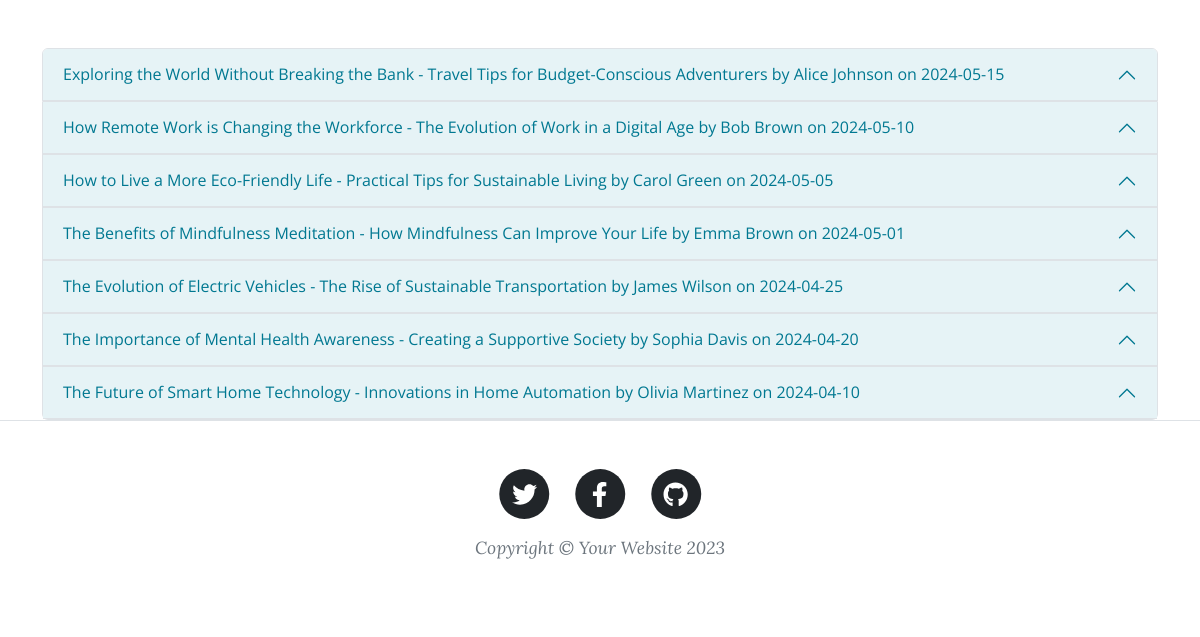
The page /older_posts on the database its author committed.
### main.py (models this page shows, shortened)
class DeletedPost(db.Model):
    id = db.Column(db.Integer, primary_key=True)
    title = db.Column(db.String(250), nullable=False)
    subtitle = db.Column(db.String(250), nullable=False)
    date = db.Column(db.String(250), nullable=False)
    body = db.Column(db.Text, nullable=False)
    author = db.Column(db.String(250), nullable=False)
    img_url = db.Column(db.String(250), nullable=False)

### main.py (the view)
@app.route('/older_posts', methods=['GET'])
def older_posts():
    deleted_posts = DeletedPost.query.all()
    return render_template('older_posts.html', deleted_posts=deleted_posts)

### templates/older_posts.html (shortened to what this page needs)
{% include "header.html" %}
<body>
    <div class="container mt-5">
    <div class="accordion" id="deleted-posts">
      {% for post in deleted_posts %}
      <div class="accordion-item">
        <h2 class="accordion-header" id="heading{{ post.id }}">
          <button class="accordion-button" type="button" data-bs-toggle="collapse" data-bs-target="#collapse{{ post.id }}" aria-expanded="true" aria-controls="collapse{{ post.id }}">
            {{ post.title }} - {{ post.subtitle }} by {{ post.author }} on {{ post.date }}
          </button>
        </h2>
      </div>
      {% endfor %}
    </div>
  </div>
</body>
{% include "footer.html" %}

### templates/header.html (shortened to what this page needs)
<!DOCTYPE html>
<html lang="en">
  <head>
    {% block styles %}
    {{ bootstrap.load_css() }}
    <link
      href="{{ url_for('static', filename='css/styles.css') }}"
      rel="stylesheet"
    />
    {% endblock %}
  </head>
  <body>
    <nav class="navbar navbar-expand-lg navbar-dark" id="mainNav">
      <div class="container px-4 px-lg-5">
        <div class="collapse navbar-collapse" id="navbarResponsive">
          <ul class="navbar-nav ms-auto py-4 py-lg-0">
            <li class="nav-item">
              <a
                class="nav-link px-lg-3 py-3 py-lg-4"
                href="{{ url_for('get_all_posts') }}"
                >Home</a
              >
            </li>
            <li class="nav-item">
              <a
                class="nav-link px-lg-3 py-3 py-lg-4"
                href="{{ url_for('about') }}"
                >About</a
              >
            </li>
            <li class="nav-item">
              <a
                class="nav-link px-lg-3 py-3 py-lg-4"
                href="{{ url_for('contact') }}"
                >Contact</a
              >
            </li>
          </ul>
        </div>
      </div>
    </nav>

### templates/footer.html (shortened to what this page needs)
        <footer class="border-top">
          <div class="container px-4 px-lg-5">
              <div class="row gx-4 gx-lg-5 justify-content-center">
                  <div class="col-md-10 col-lg-8 col-xl-7">
                      <ul class="list-inline text-center">
                          <li class="list-inline-item">
                              <a href="#!">
                                  <span class="fa-stack fa-lg">
                                      <i class="fas fa-circle fa-stack-2x"></i>
                                      <i class="fab fa-twitter fa-stack-1x fa-inverse"></i>
                                  </span>
                              </a>
                          </li>
                          <li class="list-inline-item">
                              <a href="#!">
                                  <span class="fa-stack fa-lg">
                                      <i class="fas fa-circle fa-stack-2x"></i>
                                      <i class="fab fa-facebook-f fa-stack-1x fa-inverse"></i>
                                  </span>
                              </a>
                          </li>
                          <li class="list-inline-item">
                              <a href="#!">
                                  <span class="fa-stack fa-lg">
                                      <i class="fas fa-circle fa-stack-2x"></i>
                                      <i class="fab fa-github fa-stack-1x fa-inverse"></i>
                                  </span>
                              </a>
                          </li>
                      </ul>
                      <div class="small text-center text-muted fst-italic">Copyright &copy; Your Website 2023</div>
                  </div>
              </div>
          </div>
      </footer>
  </body>
</html>

### rows shown on the page
DeletedPost: title "Exploring the World Without Breaking the Bank", subtitle "Travel Tips for Budget-Conscious Adventurers", author "Alice Johnson", date "2024-05-15"
DeletedPost: title "How Remote Work is Changing the Workforce", subtitle "The Evolution of Work in a Digital Age", author "Bob Brown", date "2024-05-10"
DeletedPost: title "How to Live a More Eco-Friendly Life", subtitle "Practical Tips for Sustainable Living", author "Carol Green", date "2024-05-05"
DeletedPost: title "The Benefits of Mindfulness Meditation", subtitle "How Mindfulness Can Improve Your Life", author "Emma Brown", date "2024-05-01"
DeletedPost: title "The Evolution of Electric Vehicles", subtitle "The Rise of Sustainable Transportation", author "James Wilson", date "2024-04-25"
DeletedPost: title "The Importance of Mental Health Awareness", subtitle "Creating a Supportive Society", author "Sophia Davis", date "2024-04-20"
DeletedPost: title "The Future of Smart Home Technology", subtitle "Innovations in Home Automation", author "Olivia Martinez", date "2024-04-10"
